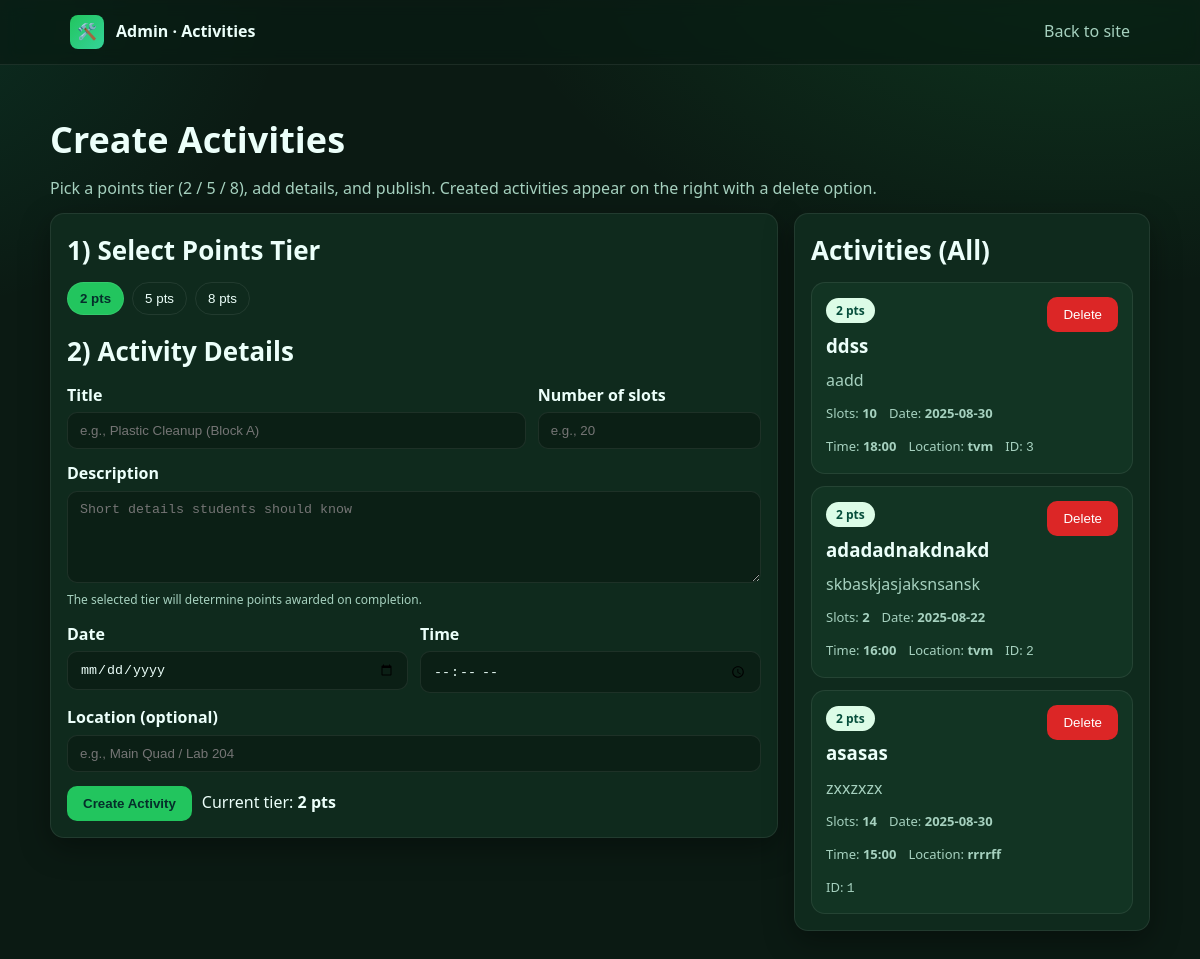
Page /admins/activities/ (signed in) on the committed database.
### app/models.py (models this page shows, shortened)
class Activity(models.Model):
    TIER_CHOICES = [(2,"Tier 2"), (5,"Tier 5"), (8,"Tier 8")]
    title = models.CharField(max_length=120)
    description = models.TextField(blank=True)
    tier = models.IntegerField(choices=TIER_CHOICES)
    requires_proof = models.BooleanField(default=False)
    monthly_cap_per_student = models.PositiveIntegerField(null=True, blank=True)
    created_at = models.DateTimeField(auto_now_add=True)
    updated_at = models.DateTimeField(auto_now=True)

class EventSlot(models.Model):
    activity = models.ForeignKey(Activity, on_delete=models.PROTECT, related_name="slots")
    start_at = models.DateTimeField()
    end_at = models.DateTimeField()
    max_participants = models.PositiveIntegerField()
    registered_count = models.PositiveIntegerField(default=0)  # denormalized
    location = models.CharField(max_length=200)
    notes = models.TextField(blank=True)
    class Meta:
        constraints = [
            CheckConstraint(check=Q(end_at__gt=F('start_at')), name="event_time_valid"),
            CheckConstraint(check=Q(registered_count__gte=0), name="event_regcnt_nonneg"),
        ]

### app/views_extra.py (the view, shortened to what this page needs)
# urls.py: path('admins/activities/', vx.activities_admin, name='activities_admin'),
@admin_required
def activities_admin(request):
    acts = (Activity.objects
            .all()
            .order_by("-created_at")
            .prefetch_related("slots"))
    rows = []
    for a in acts:
        for s in a.slots.all():
            rows.append({
                "id": a.id, "title": a.title, "description": a.description,
                "points": a.tier, "slots": s.max_participants,
                "date": s.start_at.date().isoformat(),
                "time": s.start_at.time().strftime("%H:%M"),
                "location": s.location,
                "slot_id": s.id
            })
    return render(request, "admin.html", {"activities": rows})

### app/views_extra.py (called while the page is built)
def _is_admin(u): return u.is_staff or u.is_superuser

### app/templates/admin.html (shortened to what this page needs)
<!DOCTYPE html>
<html lang="en">
<head>
</head>
<body>
  <header>
    <div class="container nav">
      <a class="brand" href="#"><span class="logo">🛠️</span><span>Admin · Activities</span></a>
      <div class="links">
        <a href="{% url 'home' %}">Back to site</a>
      </div>
    </div>
  </header>
  <main class="container section">
    <h1>Create Activities</h1>
    <p class="muted">Pick a points tier (2 / 5 / 8), add details, and publish. Created activities appear on the right with a delete option.</p>
    <div class="row">
      <div class="col-8">
        <div class="panel">
          <h2>1) Select Points Tier</h2>
          <div class="tiers" id="tiers">
            <button class="tier active" type="button" data-points="2">2 pts</button>
            <button class="tier" type="button" data-points="5">5 pts</button>
            <button class="tier" type="button" data-points="8">8 pts</button>
          </div>
          <h2 style="margin-top:16px">2) Activity Details</h2>
          <form id="createForm" method="post" action="{% url 'activities_admin' %}">
            <div class="grid">
              <div style="grid-column:span 8">
                <label for="title">Title</label>
                <input id="title" name="title" placeholder="e.g., Plastic Cleanup (Block A)" required />
              </div>
              <div style="grid-column:span 4">
                <label for="slots">Number of slots</label>
                <input id="slots" name="slots" type="number" min="1" step="1" placeholder="e.g., 20" required />
              </div>
              <div style="grid-column:span 12">
                <label for="description">Description</label>
                <textarea id="description" name="description" placeholder="Short details students should know" required></textarea>
                <div class="help">The selected tier will determine points awarded on completion.</div>
              </div>
              <div style="grid-column:span 6">
                <label for="date">Date</label>
                <input id="date" name="date" type="date" />
              </div>
              <div style="grid-column:span 6">
                <label for="time">Time</label>
                <input id="time" name="time" type="time" />
              </div>
              <div style="grid-column:span 12">
                <label for="location">Location (optional)</label>
                <input id="location" name="location" placeholder="e.g., Main Quad / Lab 204" />
              </div>
            </div>
            <div style="margin-top:14px; display:flex; gap:10px; align-items:center">
              <button class="btn primary" type="submit">Create Activity</button>
              <span class="muted" id="currentTier">Current tier: <strong>2 pts</strong></span>
            </div>
          </form>
        </div>
      </div>
      <div class="col-4">
        <div class="panel">
          <h2>Activities (All)</h2>
          <div class="list">
            {% if activities %}
              {% for it in activities %}
                <div class="card">
                  <div style="display:flex; justify-content:space-between; gap:10px; align-items:start">
                    <div>
                      <div class="pill">{{ it.points }} pts</div>
                      <h3 style="margin:.4em 0">{{ it.title }}</h3>
                      <p style="margin:.2em 0 .6em; color:var(--muted)">{{ it.description }}</p>
                      <div class="meta">
                        <span>Slots: <strong>{{ it.slots }}</strong></span>
                        {% if it.date %}<span>Date: <strong>{{ it.date }}</strong></span>{% endif %}
                        {% if it.time %}<span>Time: <strong>{{ it.time }}</strong></span>{% endif %}
                        {% if it.location %}<span>Location: <strong>{{ it.location }}</strong></span>{% endif %}
                        <span>ID: <code>{{ it.id }}</code></span>
                      </div>
                    </div>
                    <div class="actions">
                      <form method="post" action="{% url 'activities_delete' %}">
                        <button class="btn danger" type="submit">Delete</button>
                      </form>
                    </div>
                  </div>
                </div>
              {% endfor %}
            {% else %}
              <div class="empty">No activities yet. Create your first on the left.</div>
            {% endif %}
          </div>
        </div>
      </div>
    </div>
  </main>
</body>
</html>

### app/templates/admin.html (style rules this page uses)
:root { --bg:#0b1a13; --panel:#0f2a1d; --panel-2:#123423; --text:#ecfffa; --muted:#a6d1bf; --brand:#22c55e; --brand-700:#15803d; --border:rgba(255,255,255,.08); --radius:14px; --shadow:0 10px 30px rgba(0,0,0,.35) }
* { box-sizing:border-box }
body { margin:0; font-family:system-ui,-apple-system,Segoe UI,Roboto,Helvetica,Arial; color:var(--text); background: radial-gradient(1100px 700px at 90% -10%, rgba(34,197,94,.18), transparent 55%), radial-gradient(900px 700px at -10% 0%, rgba(16,185,129,.14), transparent 45%), var(--bg); line-height:1.6 }
a { color:inherit; text-decoration:none }
.container { max-width:1100px; margin:0 auto; padding:0 20px }
header { position:sticky; top:0; z-index:50; backdrop-filter:saturate(140%) blur(8px); background:rgba(11,26,19,.7); border-bottom:1px solid var(--border) }
.nav { height:64px; display:flex; align-items:center; justify-content:space-between }
.brand { display:flex; align-items:center; gap:12px; font-weight:800 }
.logo { width:34px; height:34px; border-radius:8px; display:grid; place-items:center; background:linear-gradient(135deg,var(--brand),#34d399); color:#042 }
.links { display:flex; gap:16px; color:var(--muted) }
.section { padding:28px 0 }
h1 { font-size:clamp(26px,4vw,36px); margin:.5em 0 .2em }
h2 { font-size:clamp(20px,3vw,26px); margin:0 0 10px }
p.muted { color:var(--muted); margin:0 0 12px }
.panel { background:var(--panel); border:1px solid var(--border); border-radius:var(--radius); padding:16px; box-shadow:var(--shadow) }
.row { display:grid; gap:16px; grid-template-columns:repeat(12,1fr) }
.col-8 { grid-column:span 12 }
.col-4 { grid-column:span 12 }
@media (min-width:900px) { .col-8 { grid-column:span 8 } }
@media (min-width:900px) { .col-4 { grid-column:span 4 } }
.tiers { display:flex; gap:8px; flex-wrap:wrap }
.tier { padding:8px 12px; border:1px solid var(--border); border-radius:999px; color:var(--text); cursor:pointer; background:transparent }
.tier.active { background:var(--brand); color:#052e2b; font-weight:800 }
form .grid { display:grid; gap:12px; grid-template-columns:repeat(12,1fr) }
label { display:block; font-weight:600; margin-bottom:4px }
input, textarea, select { width:100%; padding:10px 12px; border-radius:10px; border:1px solid var(--border); background:#0b1f15; color:var(--text) }
textarea { min-height:92px; resize:vertical }
.help { color:var(--muted); font-size:12px }
.btn { display:inline-block; padding:10px 16px; border-radius:10px; border:1px solid var(--border) }
.btn.primary { background:var(--brand); color:#052e2b; font-weight:800; border:0 }
.list { display:grid; gap:12px }
.card { background:var(--panel-2); border:1px solid var(--border); border-radius:var(--radius); padding:14px }
.meta { display:flex; gap:12px; flex-wrap:wrap; color:var(--muted); font-size:13px }
.pill { display:inline-block; padding:3px 10px; border-radius:999px; background:#dcfce7; color:#064e3b; font-weight:800; font-size:12px }
.actions { display:flex; gap:8px; align-items:center }
.danger { background:#dc2626; color:#fff; border:0 }

### rows in the picture
Activity: title "ddss", description "aadd"
EventSlot: location "tvm"
Activity: title "adadadnakdnakd", description "skbaskjasjaksnsansk"
EventSlot: location "tvm"
EventSlot: points "2", title "asasas", description "zxxzxzx", slots "14", date "2025-08-30", time "15:00", location "rrrrff", id "1"

### other values in the picture
{{ it.points }} "2" "2"
{{ it.slots }} "10" "2"
{{ it.date }} "2025-08-30" "2025-08-22"
{{ it.time }} "18:00" "16:00"
{{ it.id }} "3" "2"
